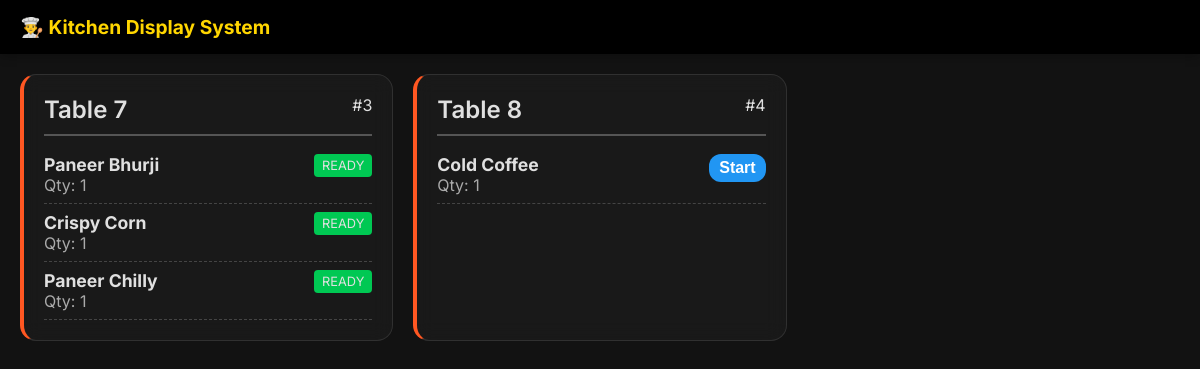
/kitchen/ (signed in), run on an earlier commit of the app's database.
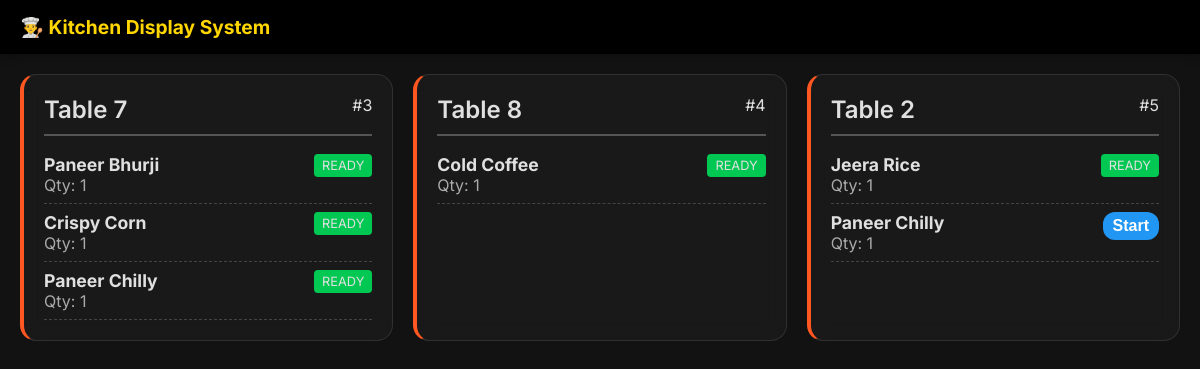
And on a later commit of the database.
### restaurant/models.py (models this page shows, shortened)
class Order(models.Model):
    table = models.ForeignKey(Table, on_delete=models.CASCADE, related_name='orders')
    waiter = models.ForeignKey(User, on_delete=models.SET_NULL, null=True, blank=True, related_name='orders')
    customer_phone = models.CharField(max_length=15, blank=True, null=True)
    created_at = models.DateTimeField(auto_now_add=True)
    updated_at = models.DateTimeField(auto_now=True)
    is_active = models.BooleanField(default=True) # Active until bill is cleared
    is_paid = models.BooleanField(default=False)

class Table(models.Model):
    number = models.IntegerField(unique=True)

class OrderItem(models.Model):
    STATUS_CHOICES = [
        ('queued', 'Queued'),
        ('preparing', 'Preparing'),
        ('prepared', 'Prepared'),
        ('delivered', 'Delivered'),
    ]
    order = models.ForeignKey(Order, on_delete=models.CASCADE, related_name='items')
    item = models.ForeignKey(MenuItem, on_delete=models.CASCADE)
    quantity = models.PositiveIntegerField(default=1)
    status = models.CharField(max_length=20, choices=STATUS_CHOICES, default='queued')
    created_at = models.DateTimeField(auto_now_add=True)

class MenuItem(models.Model):
    category = models.ForeignKey(Category, on_delete=models.CASCADE, related_name='items')
    name = models.CharField(max_length=200)
    price = models.DecimalField(max_digits=6, decimal_places=2)

### restaurant/views.py (the view)
# urls.py: path('kitchen/', views.kitchen_dashboard, name='kitchen_dashboard'),
@login_required
def kitchen_dashboard(request):
    if not request.user.groups.filter(name='Kitchen').exists():
        return redirect('index')
    active_orders = Order.objects.filter(is_active=True).prefetch_related('items')
    return render(request, 'restaurant/kitchen.html', {'orders': active_orders})

### restaurant/templates/restaurant/kitchen.html (shortened to what this page needs)
{% extends 'restaurant/base.html' %}
{% block content %}
<div class="navbar" style="background: #000;">
    <div class="brand" style="color: #FFD600;">👨‍🍳 Kitchen Display System</div>
</div>
<div class="container">
    <div class="kitchen-grid">
        {% for order in orders %}
        <div class="card order-card">
            <div
                style="display: flex; justify-content: space-between; border-bottom: 2px solid #555; padding-bottom: 10px; margin-bottom: 10px;">
                <h2>Table {{ order.table.number }}</h2>
                <span>#{{ order.id }}</span>
            </div>
            {% for item in order.items.all %}
            {% if item.status != 'delivered' %}
            <div class="kitchen-item" id="item-{{ item.id }}">
                <div style="flex: 1;">
                    <div style="font-weight: bold; font-size: 1.1rem;">{{ item.item.name }}</div>
                    <div style="color: #aaa;">Qty: {{ item.quantity }}</div>
                </div>
                <div>
                    {% if item.status == 'queued' %}
                    <button class="btn" style="background: #2196F3; color: white; padding: 5px 10px;"
                        onclick="updateStatus({{ item.id }}, 'preparing')">Start</button>
                    {% elif item.status == 'preparing' %}
                    <button class="btn" style="background: #FFD600; color: black; padding: 5px 10px;"
                        onclick="updateStatus({{ item.id }}, 'prepared')">Ready</button>
                    {% elif item.status == 'prepared' %}
                    <div class="status-badge status-prepared">READY</div>
                    {% endif %}
                </div>
            </div>
            {% endif %}
            {% endfor %}
        </div>
        {% endfor %}
    </div>
</div>
{% endblock %}

### restaurant/templates/restaurant/base.html (shortened to what this page needs)
{% load static %}
<!DOCTYPE html>
<html lang="en">
<head>
    <link rel="stylesheet" href="{% static 'css/style.css' %}">
</head>
<body>
    {% block content %}
    {% endblock %}
</body>
</html>

### static/css/style.css (style rules this page uses)
:root { --bg-color: #121212; --surface-color: #1E1E1E; --primary-color: #FF5722; --primary-hover: #E64A19; --text-color: #E0E0E0; --secondary-text: #B0B0B0; --success-color: #00C853; --warning-color: #FFD600; }
body { font-family: 'Inter', -apple-system, BlinkMacSystemFont, sans-serif; background-color: var(--bg-color); color: var(--text-color); margin: 0; padding: 0; -webkit-font-smoothing: antialiased; }
h1, h2, h3, h4 { margin: 0; font-weight: 600; }
.container { padding: 20px; max-width: 1200px; margin: 0 auto; }
.btn { display: inline-block; padding: 12px 24px; border-radius: 12px; font-weight: 600; cursor: pointer; transition: all 0.2s ease; border: none; font-size: 1rem; text-align: center; }
.card { background: rgba(30, 30, 30, 0.6); backdrop-filter: blur(10px); border: 1px solid rgba(255, 255, 255, 0.1); border-radius: 16px; padding: 20px; margin-bottom: 20px; }
.navbar { background: var(--surface-color); padding: 15px 20px; display: flex; justify-content: space-between; align-items: center; position: sticky; top: 0; z-index: 100; box-shadow: 0 2px 10px rgba(0,0,0,0.3); }
.brand { font-size: 1.2rem; font-weight: 700; color: var(--primary-color); }
.kitchen-grid { display: grid; grid-template-columns: repeat(auto-fill, minmax(300px, 1fr)); gap: 20px; }
.order-card { border-left: 4px solid var(--primary-color); }
.kitchen-item { display: flex; justify-content: space-between; padding: 8px 0; border-bottom: 1px dashed #444; }
.status-badge { padding: 4px 8px; border-radius: 4px; font-size: 0.8rem; text-transform: uppercase; }
.status-prepared { background: var(--success-color); }

What changed in the data, as far as the page shows it:
changed OrderItem "Cold Coffee": status "Start" → "READY"
added Order: table.number "2", id "5"
added OrderItem: item.name "Jeera Rice", quantity "1", status "READY", shown under "2"
added OrderItem: item.name "Paneer Chilly", quantity "1", shown under "2"
